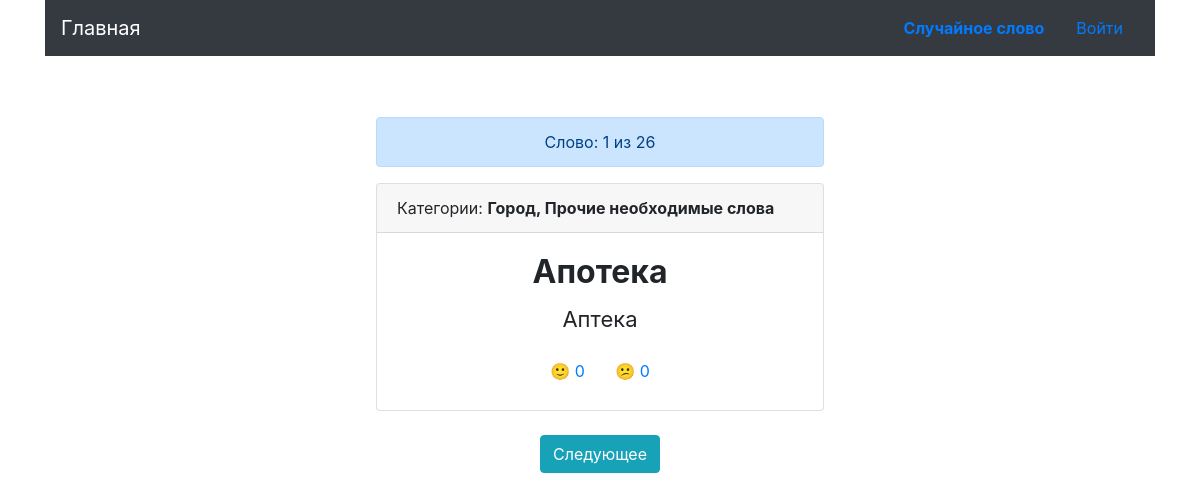
Page /category/9/1 on the committed database.
### main_app/card/models.py (models this page shows, shortened)
class BaseModel(db.Model):
    __abstract__ = True
    __table_args__ = {'sqlite_autoincrement': True}     # remove if postgres
    id = db.Column(db.Integer, primary_key=True)

class Card(BaseModel):
    __tablename__ = 'card'
    original_word = db.Column(db.String(128), unique=True, nullable=False)
    translated_word = db.Column(db.String(128), nullable=False)
    active = db.Column(db.Boolean(), default=True)
    created_at = db.Column(db.DateTime(), default=datetime.now)
    def vote_yes(self, user_id):
        return CardStats.get_positive_votes(self.id)
    def vote_no(self, user_id):
        return CardStats.get_negative_votes(self.id)
    def get_related_categories(self):
        related_categories = list()
        category_and_card = db.session.query(CategoryCards).filter(CategoryCards.card_id==self.id).all()
        for elem in category_and_card:
            category = db.session.query(Category).get(elem.category_id)
            related_categories.append(category.name)
        related_categories = ', '.join(related_categories)
        return related_categories

### main_app/card/views.py (the view)
@card.route('/category/<int:category_id>/<int:page>')
def category_words(category_id, page=1):
    seed = UserSeed.get_by_user(current_user)
    exam = request.args.get('exam', 0, int)
    per_page = 1
    category_cards = db.session.query(CategoryCards) \
                    .filter(CategoryCards.category_id==category_id) \
                    .order_by(CategoryCards.id) \
                    .all()
    cards = [category_card.card_id for category_card in category_cards]
    columns = [column.name for column in inspect(Card).columns]
    random_pairs = list(itertools.product(columns, [desc, asc]))
    random.seed(seed)
    column, ordering = random.choice(random_pairs)
    paginate_cards = db.session.query(Card).filter(Card.id.in_(cards)).order_by(ordering(text(f'Card.{column}'))).paginate(page, per_page)
    template_name = 'main/card/cards.html'
    if exam == 2:
        template_name = 'main/card/cards_ru_sr.html'
    return render_template(template_name, cards=paginate_cards, category_id=category_id, exam=exam)

### main_app/auth/models.py (called while the page is built)
    @classmethod
    def get_or_create(cls, user) -> int:
        if user.is_authenticated:
            try:
                user_seed = db.session.query(UserSeed).filter(UserSeed.user == user).one()
            except NoResultFound:
                user_seed = cls(user=user, seed=rand())
                db.session.add(user_seed)
                db.session.commit()
            return user_seed.seed
        else:
            try:
                default_seed = db.session.query(UserSeed).filter(UserSeed.user == None).one()
            except NoResultFound:
                default_seed = cls(seed=rand())
                db.session.add(default_seed)
                db.session.commit()
            return default_seed.seed

    @classmethod
    def get_by_user(cls, user) -> int:
        return cls.get_or_create(user)

### main_app/card/models.py (called while the page is built)
    @classmethod
    def get_positive_votes(cls, card_id):
        return db.session.query(cls).filter(cls.card_id==card_id, cls.vote == 1).count()

    @classmethod
    def get_negative_votes(cls, card_id):
        return db.session.query(cls).filter(cls.card_id==card_id, cls.vote == -1).count()

### main_app/templates/main/card/cards.html (shortened to what this page needs)
{% extends 'main/layout.html' %}
{% block content %}
<div class="container card-main">
	<div class="col-md-12 text-center">
		<center>
			<div class="alert alert-primary" role="alert"  style="width: 28rem;">
			  Слово: {{ cards.page }} из {{ cards.total }}
			</div>
		</center>
		{% for card in cards.items %}
		<center>
			<div class="card" style="width: 28rem;">
			  <div class="card-header text-left">
			    Категории: <b>{% for category in card.get_related_categories() %}{{ category }}{% endfor %}</b>
			  </div>
			  <div class="card-body">
			    <h2 class="card-title"><b>{{ card.translated_word.capitalize() }}</b></h2>
			    <p class="card-text {% if exam == 1 %}hide-word{% endif %}">{{ card.original_word }}</p>
			    <button type="button" class="btn btn-link vote" data-card-id="{{ card.id }}"
			    data-card-vote="1" style="text-decoration: none;">&#128578; <span id="positive" class="vote-{{ card.id }}">{{ card.vote_yes(current_user.id) }}</span></button>
			    <button type="button" class="btn btn-link vote" data-card-id="{{ card.id }}"
			    data-card-vote="0" style="text-decoration: none;">&#128533; <span id="negative" class="vote-{{ card.id }}">{{ card.vote_no(current_user.id) }}</span></button>
			  </div>
			</div>
			<br>
			    {% if cards.has_next %}
				    {% if exam %}
				    	<a type="button" class="btn btn-info" href="{{ url_for('card.category_words', category_id=category_id, page=cards.next_num, exam=exam) }}">Следующее</a>
				    {% else %}
				    	<a type="button" class="btn btn-info" href="{{ url_for('card.category_words', category_id=category_id, page=cards.next_num) }}">Следующее</a>
				    {% endif %}
			    {% else %}
			    	<a type="button" class="btn btn-info" href="{{ url_for('card.category', category_id=category_id, finish=True) }}">Закончить</a>
			    {% endif %}
		</center>
		{% endfor %}
	</div>
</div>
{% endblock %}

### main_app/templates/main/layout.html (style rules this page uses)
.card-text { font-size: 22px; }
.row, .card-main { margin-top: 30px; }

### rows in the picture
Card: get_related_categories "Г" "о" "р" "о" "д" "," "П" "р" "о" "ч" "и" "е" "н" "е" "о" "б" "х" "о" "д" "и" "м" "ы" "е" "с" "л" "о" "в" "а", translated_word "Апотека", original_word "Аптека", vote_yes "0", vote_no "0"

### other values in the picture
{{ cards.page }} "1"
{{ cards.total }} "26"
